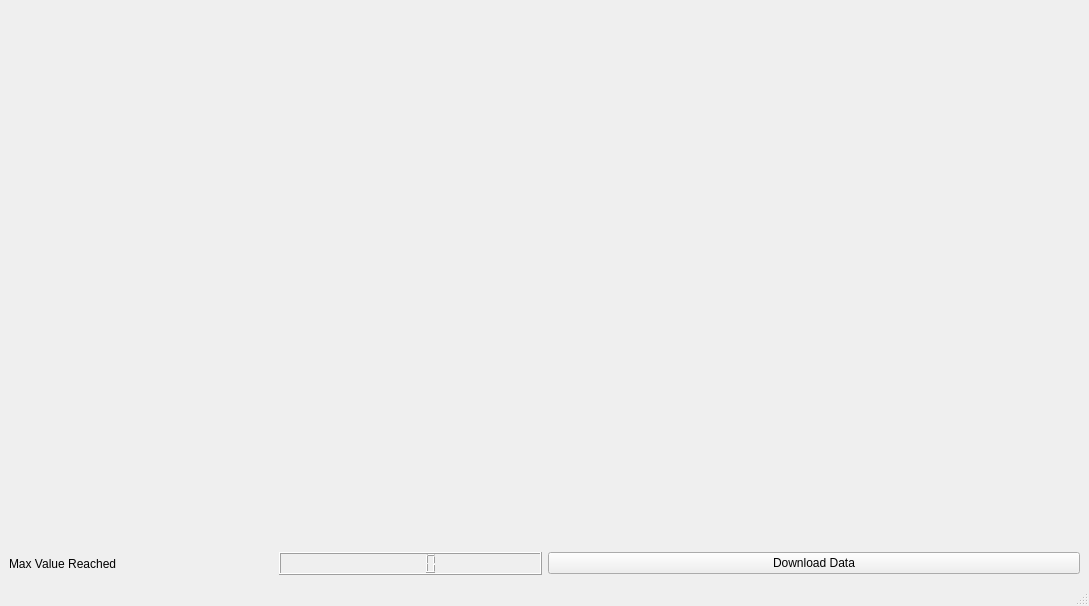
<?xml version="1.0" encoding="UTF-8"?>
<ui version="4.0">
 <class>MainWindow</class>
 <widget class="QMainWindow" name="MainWindow">
  <property name="geometry">
   <rect>
    <x>0</x>
    <y>0</y>
    <width>1089</width>
    <height>606</height>
   </rect>
  </property>
  <property name="windowTitle">
   <string>Central Drive Estimation</string>
  </property>
  <widget class="QWidget" name="centralwidget">
   <layout class="QGridLayout" name="gridLayout">
    <item row="0" column="0" colspan="2">
     <layout class="QVBoxLayout" name="verticalLayout"/>
    </item>
    <item row="1" column="0" colspan="2">
     <widget class="QWidget" name="TorquePlot" native="true">
      <layout class="QHBoxLayout" name="horizontalLayout"/>
     </widget>
    </item>
    <item row="3" column="0">
     <layout class="QHBoxLayout" name="horizontalLayout_2">
      <item>
       <widget class="QLabel" name="label">
        <property name="text">
         <string>Max Value Reached</string>
        </property>
       </widget>
      </item>
      <item>
       <widget class="QLCDNumber" name="maxVal_lcd"/>
      </item>
     </layout>
    </item>
    <item row="3" column="1">
     <widget class="QPushButton" name="download_pb">
      <property name="text">
       <string>Download Data</string>
      </property>
     </widget>
    </item>
   </layout>
  </widget>
  <widget class="QMenuBar" name="menubar">
   <property name="geometry">
    <rect>
     <x>0</x>
     <y>0</y>
     <width>1089</width>
     <height>26</height>
    </rect>
   </property>
  </widget>
  <widget class="QStatusBar" name="statusbar"/>
 </widget>
 <resources/>
 <connections/>
</ui>
